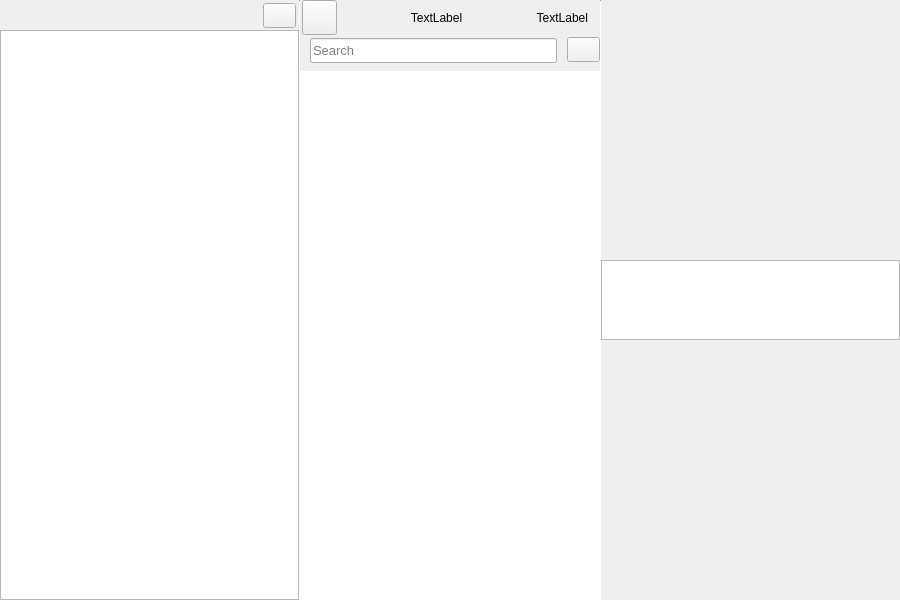
<?xml version="1.0" encoding="UTF-8"?>
<ui version="4.0">
 <class>MainWindow</class>
 <widget class="QMainWindow" name="MainWindow">
  <property name="geometry">
   <rect>
    <x>0</x>
    <y>0</y>
    <width>900</width>
    <height>600</height>
   </rect>
  </property>
  <property name="sizePolicy">
   <sizepolicy hsizetype="Preferred" vsizetype="Minimum">
    <horstretch>0</horstretch>
    <verstretch>0</verstretch>
   </sizepolicy>
  </property>
  <property name="minimumSize">
   <size>
    <width>400</width>
    <height>200</height>
   </size>
  </property>
  <property name="windowTitle">
   <string>Notes</string>
  </property>
  <property name="styleSheet">
   <string notr="true">NoteData #container {
  border: none;
  background-color: rgb(255, 255, 255);
}
NoteData #titleLabel{
  margin-left:8px;
  padding:0px;
  color: black;
}

NoteData #dateLabel{
  padding:0px;
  margin-left:7px;
  color: rgb(132, 132, 132);
}</string>
  </property>
  <property name="documentMode">
   <bool>false</bool>
  </property>
  <property name="tabShape">
   <enum>QTabWidget::Rounded</enum>
  </property>
  <widget class="QWidget" name="centralWidget">
   <property name="sizePolicy">
    <sizepolicy hsizetype="Preferred" vsizetype="Preferred">
     <horstretch>0</horstretch>
     <verstretch>0</verstretch>
    </sizepolicy>
   </property>
   <property name="styleSheet">
    <string notr="true"/>
   </property>
   <layout class="QGridLayout" name="gridLayout">
    <property name="leftMargin">
     <number>0</number>
    </property>
    <property name="topMargin">
     <number>0</number>
    </property>
    <property name="rightMargin">
     <number>0</number>
    </property>
    <property name="bottomMargin">
     <number>0</number>
    </property>
    <property name="spacing">
     <number>0</number>
    </property>
    <item row="0" column="0">
     <widget class="QFrame" name="frame">
      <property name="styleSheet">
       <string notr="true"/>
      </property>
      <property name="frameShape">
       <enum>QFrame::NoFrame</enum>
      </property>
      <property name="frameShadow">
       <enum>QFrame::Raised</enum>
      </property>
      <layout class="QVBoxLayout" name="verticalLayout_3">
       <property name="spacing">
        <number>0</number>
       </property>
       <property name="leftMargin">
        <number>0</number>
       </property>
       <property name="topMargin">
        <number>0</number>
       </property>
       <property name="rightMargin">
        <number>0</number>
       </property>
       <property name="bottomMargin">
        <number>0</number>
       </property>
       <item>
        <widget class="QSplitter" name="splitter">
         <property name="orientation">
          <enum>Qt::Horizontal</enum>
         </property>
         <property name="handleWidth">
          <number>0</number>
         </property>
         <widget class="QFrame" name="frameLeft">
          <property name="minimumSize">
           <size>
            <width>185</width>
            <height>0</height>
           </size>
          </property>
          <property name="lineWidth">
           <number>0</number>
          </property>
          <layout class="QHBoxLayout" name="horizontalLayout_2">
           <property name="spacing">
            <number>0</number>
           </property>
           <property name="leftMargin">
            <number>0</number>
           </property>
           <property name="topMargin">
            <number>0</number>
           </property>
           <property name="rightMargin">
            <number>0</number>
           </property>
           <property name="bottomMargin">
            <number>0</number>
           </property>
           <item>
            <layout class="QVBoxLayout" name="verticalLayout_2" stretch="0,0,0,0">
             <property name="spacing">
              <number>0</number>
             </property>
             <item>
              <spacer name="verticalSpacer_aboveTitleBarButtons">
               <property name="orientation">
                <enum>Qt::Vertical</enum>
               </property>
               <property name="sizeType">
                <enum>QSizePolicy::Minimum</enum>
               </property>
               <property name="sizeHint" stdset="0">
                <size>
                 <width>20</width>
                 <height>3</height>
                </size>
               </property>
              </spacer>
             </item>
             <item>
              <layout class="QHBoxLayout" name="horizontalLayout_aboveTreeView">
               <property name="spacing">
                <number>0</number>
               </property>
               <item>
                <spacer name="horizontalSpacer">
                 <property name="orientation">
                  <enum>Qt::Horizontal</enum>
                 </property>
                 <property name="sizeHint" stdset="0">
                  <size>
                   <width>40</width>
                   <height>20</height>
                  </size>
                 </property>
                </spacer>
               </item>
               <item>
                <widget class="QPushButton" name="globalSettingsButton">
                 <property name="minimumSize">
                  <size>
                   <width>33</width>
                   <height>25</height>
                  </size>
                 </property>
                 <property name="maximumSize">
                  <size>
                   <width>33</width>
                   <height>25</height>
                  </size>
                 </property>
                 <property name="cursor">
                  <cursorShape>PointingHandCursor</cursorShape>
                 </property>
                 <property name="text">
                  <string/>
                 </property>
                 <property name="autoDefault">
                  <bool>false</bool>
                 </property>
                 <property name="default">
                  <bool>false</bool>
                 </property>
                </widget>
               </item>
               <item>
                <spacer name="horizontalSpacer_2">
                 <property name="orientation">
                  <enum>Qt::Horizontal</enum>
                 </property>
                 <property name="sizeType">
                  <enum>QSizePolicy::Minimum</enum>
                 </property>
                 <property name="sizeHint" stdset="0">
                  <size>
                   <width>3</width>
                   <height>20</height>
                  </size>
                 </property>
                </spacer>
               </item>
              </layout>
             </item>
             <item>
              <spacer name="verticalSpacer_aoveTreeView">
               <property name="orientation">
                <enum>Qt::Vertical</enum>
               </property>
               <property name="sizeType">
                <enum>QSizePolicy::Minimum</enum>
               </property>
               <property name="sizeHint" stdset="0">
                <size>
                 <width>20</width>
                 <height>2</height>
                </size>
               </property>
              </spacer>
             </item>
             <item>
              <widget class="NodeTreeView" name="treeView"/>
             </item>
            </layout>
           </item>
           <item>
            <widget class="Line" name="verticalSplitterLine_left">
             <property name="sizePolicy">
              <sizepolicy hsizetype="Minimum" vsizetype="Expanding">
               <horstretch>0</horstretch>
               <verstretch>0</verstretch>
              </sizepolicy>
             </property>
             <property name="minimumSize">
              <size>
               <width>1</width>
               <height>0</height>
              </size>
             </property>
             <property name="maximumSize">
              <size>
               <width>1</width>
               <height>16777215</height>
              </size>
             </property>
             <property name="sizeIncrement">
              <size>
               <width>0</width>
               <height>0</height>
              </size>
             </property>
             <property name="orientation">
              <enum>Qt::Vertical</enum>
             </property>
            </widget>
           </item>
          </layout>
         </widget>
         <widget class="QFrame" name="frameMiddle">
          <property name="minimumSize">
           <size>
            <width>185</width>
            <height>0</height>
           </size>
          </property>
          <layout class="QHBoxLayout" name="horizontalLayout_scrollArea">
           <property name="spacing">
            <number>0</number>
           </property>
           <property name="leftMargin">
            <number>0</number>
           </property>
           <property name="topMargin">
            <number>0</number>
           </property>
           <property name="rightMargin">
            <number>0</number>
           </property>
           <property name="bottomMargin">
            <number>0</number>
           </property>
           <item>
            <layout class="QVBoxLayout" name="verticalLayout_scrollArea">
             <property name="spacing">
              <number>0</number>
             </property>
             <property name="sizeConstraint">
              <enum>QLayout::SetNoConstraint</enum>
             </property>
             <item>
              <widget class="QWidget" name="verticalSpacer_upSearchEdit2" native="true">
               <property name="sizePolicy">
                <sizepolicy hsizetype="Expanding" vsizetype="Maximum">
                 <horstretch>0</horstretch>
                 <verstretch>0</verstretch>
                </sizepolicy>
               </property>
               <layout class="QVBoxLayout" name="verticalLayout_4">
                <property name="spacing">
                 <number>0</number>
                </property>
                <property name="leftMargin">
                 <number>0</number>
                </property>
                <property name="topMargin">
                 <number>0</number>
                </property>
                <property name="rightMargin">
                 <number>0</number>
                </property>
                <property name="bottomMargin">
                 <number>0</number>
                </property>
                <item>
                 <widget class="QWidget" name="verticalSpacer_upSearchEdit" native="true">
                  <property name="sizePolicy">
                   <sizepolicy hsizetype="MinimumExpanding" vsizetype="Fixed">
                    <horstretch>0</horstretch>
                    <verstretch>0</verstretch>
                   </sizepolicy>
                  </property>
                  <property name="minimumSize">
                   <size>
                    <width>20</width>
                    <height>0</height>
                   </size>
                  </property>
                  <property name="maximumSize">
                   <size>
                    <width>16777215</width>
                    <height>0</height>
                   </size>
                  </property>
                  <property name="styleSheet">
                   <string notr="true">QWidget{
    background-color: #ffffff;
}</string>
                  </property>
                 </widget>
                </item>
                <item>
                 <layout class="QHBoxLayout" name="horizontalLayout">
                  <property name="spacing">
                   <number>0</number>
                  </property>
                  <item>
                   <spacer name="horizontalSpacer_6">
                    <property name="orientation">
                     <enum>Qt::Horizontal</enum>
                    </property>
                    <property name="sizeType">
                     <enum>QSizePolicy::Minimum</enum>
                    </property>
                    <property name="sizeHint" stdset="0">
                     <size>
                      <width>2</width>
                      <height>20</height>
                     </size>
                    </property>
                   </spacer>
                  </item>
                  <item>
                   <widget class="PushButtonType" name="toggleTreeViewButton">
                    <property name="sizePolicy">
                     <sizepolicy hsizetype="Minimum" vsizetype="Fixed">
                      <horstretch>0</horstretch>
                      <verstretch>0</verstretch>
                     </sizepolicy>
                    </property>
                    <property name="minimumSize">
                     <size>
                      <width>35</width>
                      <height>35</height>
                     </size>
                    </property>
                    <property name="maximumSize">
                     <size>
                      <width>33</width>
                      <height>35</height>
                     </size>
                    </property>
                    <property name="cursor">
                     <cursorShape>PointingHandCursor</cursorShape>
                    </property>
                    <property name="text">
                     <string/>
                    </property>
                   </widget>
                  </item>
                  <item>
                   <spacer name="horizontalSpacer_3">
                    <property name="orientation">
                     <enum>Qt::Horizontal</enum>
                    </property>
                    <property name="sizeType">
                     <enum>QSizePolicy::Minimum</enum>
                    </property>
                    <property name="sizeHint" stdset="0">
                     <size>
                      <width>10</width>
                      <height>20</height>
                     </size>
                    </property>
                   </spacer>
                  </item>
                  <item>
                   <widget class="ElidedLabel" name="listviewLabel1">
                    <property name="sizePolicy">
                     <sizepolicy hsizetype="Expanding" vsizetype="Preferred">
                      <horstretch>0</horstretch>
                      <verstretch>0</verstretch>
                     </sizepolicy>
                    </property>
                    <property name="text">
                     <string>TextLabel</string>
                    </property>
                    <property name="alignment">
                     <set>Qt::AlignCenter</set>
                    </property>
                   </widget>
                  </item>
                  <item>
                   <spacer name="horizontalSpacer_5">
                    <property name="orientation">
                     <enum>Qt::Horizontal</enum>
                    </property>
                    <property name="sizeType">
                     <enum>QSizePolicy::Minimum</enum>
                    </property>
                    <property name="sizeHint" stdset="0">
                     <size>
                      <width>10</width>
                      <height>20</height>
                     </size>
                    </property>
                   </spacer>
                  </item>
                  <item>
                   <widget class="QLabel" name="listviewLabel2">
                    <property name="text">
                     <string>TextLabel</string>
                    </property>
                    <property name="alignment">
                     <set>Qt::AlignRight|Qt::AlignTrailing|Qt::AlignVCenter</set>
                    </property>
                   </widget>
                  </item>
                  <item>
                   <spacer name="horizontalSpacer_4">
                    <property name="orientation">
                     <enum>Qt::Horizontal</enum>
                    </property>
                    <property name="sizeType">
                     <enum>QSizePolicy::Minimum</enum>
                    </property>
                    <property name="sizeHint" stdset="0">
                     <size>
                      <width>12</width>
                      <height>20</height>
                     </size>
                    </property>
                   </spacer>
                  </item>
                 </layout>
                </item>
                <item>
                 <spacer name="verticalSpacer">
                  <property name="orientation">
                   <enum>Qt::Vertical</enum>
                  </property>
                  <property name="sizeType">
                   <enum>QSizePolicy::Minimum</enum>
                  </property>
                  <property name="sizeHint" stdset="0">
                   <size>
                    <width>20</width>
                    <height>2</height>
                   </size>
                  </property>
                 </spacer>
                </item>
                <item>
                 <layout class="QHBoxLayout" name="horizontalLayout_scrollArea_3">
                  <property name="spacing">
                   <number>0</number>
                  </property>
                  <property name="leftMargin">
                   <number>0</number>
                  </property>
                  <property name="topMargin">
                   <number>0</number>
                  </property>
                  <item>
                   <spacer name="horizontalSpacer_leftSearchEdit">
                    <property name="orientation">
                     <enum>Qt::Horizontal</enum>
                    </property>
                    <property name="sizeType">
                     <enum>QSizePolicy::Minimum</enum>
                    </property>
                    <property name="sizeHint" stdset="0">
                     <size>
                      <width>10</width>
                      <height>20</height>
                     </size>
                    </property>
                   </spacer>
                  </item>
                  <item>
                   <widget class="QLineEdit" name="searchEdit">
                    <property name="sizePolicy">
                     <sizepolicy hsizetype="Preferred" vsizetype="Fixed">
                      <horstretch>0</horstretch>
                      <verstretch>0</verstretch>
                     </sizepolicy>
                    </property>
                    <property name="minimumSize">
                     <size>
                      <width>0</width>
                      <height>25</height>
                     </size>
                    </property>
                    <property name="maximumSize">
                     <size>
                      <width>16777215</width>
                      <height>22</height>
                     </size>
                    </property>
                    <property name="font">
                     <font>
                      <pointsize>10</pointsize>
                      <italic>false</italic>
                     </font>
                    </property>
                    <property name="focusPolicy">
                     <enum>Qt::StrongFocus</enum>
                    </property>
                    <property name="autoFillBackground">
                     <bool>false</bool>
                    </property>
                    <property name="styleSheet">
                     <string notr="true"/>
                    </property>
                    <property name="inputMask">
                     <string/>
                    </property>
                    <property name="text">
                     <string/>
                    </property>
                    <property name="frame">
                     <bool>true</bool>
                    </property>
                    <property name="placeholderText">
                     <string>Search</string>
                    </property>
                    <property name="cursorMoveStyle">
                     <enum>Qt::LogicalMoveStyle</enum>
                    </property>
                    <property name="clearButtonEnabled">
                     <bool>false</bool>
                    </property>
                   </widget>
                  </item>
                  <item>
                   <spacer name="horizontalSpacer_rightSearchEdit">
                    <property name="orientation">
                     <enum>Qt::Horizontal</enum>
                    </property>
                    <property name="sizeType">
                     <enum>QSizePolicy::Minimum</enum>
                    </property>
                    <property name="sizeHint" stdset="0">
                     <size>
                      <width>10</width>
                      <height>20</height>
                     </size>
                    </property>
                   </spacer>
                  </item>
                  <item>
                   <widget class="QPushButton" name="newNoteButton">
                    <property name="minimumSize">
                     <size>
                      <width>33</width>
                      <height>25</height>
                     </size>
                    </property>
                    <property name="maximumSize">
                     <size>
                      <width>33</width>
                      <height>25</height>
                     </size>
                    </property>
                    <property name="cursor">
                     <cursorShape>PointingHandCursor</cursorShape>
                    </property>
                    <property name="focusPolicy">
                     <enum>Qt::TabFocus</enum>
                    </property>
                    <property name="text">
                     <string/>
                    </property>
                    <property name="iconSize">
                     <size>
                      <width>16</width>
                      <height>16</height>
                     </size>
                    </property>
                   </widget>
                  </item>
                  <item>
                   <spacer name="horizontalSpacer_7">
                    <property name="orientation">
                     <enum>Qt::Horizontal</enum>
                    </property>
                    <property name="sizeType">
                     <enum>QSizePolicy::Minimum</enum>
                    </property>
                    <property name="sizeHint" stdset="0">
                     <size>
                      <width>0</width>
                      <height>20</height>
                     </size>
                    </property>
                   </spacer>
                  </item>
                 </layout>
                </item>
                <item>
                 <spacer name="verticalSpacer_upScrollArea">
                  <property name="orientation">
                   <enum>Qt::Vertical</enum>
                  </property>
                  <property name="sizeType">
                   <enum>QSizePolicy::Minimum</enum>
                  </property>
                  <property name="sizeHint" stdset="0">
                   <size>
                    <width>20</width>
                    <height>9</height>
                   </size>
                  </property>
                 </spacer>
                </item>
               </layout>
              </widget>
             </item>
             <item>
              <widget class="NoteListView" name="listView">
               <property name="sizePolicy">
                <sizepolicy hsizetype="Expanding" vsizetype="Minimum">
                 <horstretch>0</horstretch>
                 <verstretch>0</verstretch>
                </sizepolicy>
               </property>
               <property name="minimumSize">
                <size>
                 <width>0</width>
                 <height>0</height>
                </size>
               </property>
               <property name="baseSize">
                <size>
                 <width>20</width>
                 <height>0</height>
                </size>
               </property>
               <property name="frameShape">
                <enum>QFrame::NoFrame</enum>
               </property>
               <property name="lineWidth">
                <number>0</number>
               </property>
               <property name="verticalScrollBarPolicy">
                <enum>Qt::ScrollBarAsNeeded</enum>
               </property>
               <property name="horizontalScrollBarPolicy">
                <enum>Qt::ScrollBarAlwaysOff</enum>
               </property>
               <property name="editTriggers">
                <set>QAbstractItemView::NoEditTriggers</set>
               </property>
               <property name="showDropIndicator" stdset="0">
                <bool>false</bool>
               </property>
               <property name="selectionBehavior">
                <enum>QAbstractItemView::SelectRows</enum>
               </property>
              </widget>
             </item>
            </layout>
           </item>
           <item>
            <widget class="Line" name="verticalSplitterLine_middle">
             <property name="sizePolicy">
              <sizepolicy hsizetype="Minimum" vsizetype="Expanding">
               <horstretch>0</horstretch>
               <verstretch>0</verstretch>
              </sizepolicy>
             </property>
             <property name="minimumSize">
              <size>
               <width>1</width>
               <height>0</height>
              </size>
             </property>
             <property name="maximumSize">
              <size>
               <width>1</width>
               <height>16777215</height>
              </size>
             </property>
             <property name="sizeIncrement">
              <size>
               <width>0</width>
               <height>0</height>
              </size>
             </property>
             <property name="orientation">
              <enum>Qt::Vertical</enum>
             </property>
            </widget>
           </item>
          </layout>
         </widget>
         <widget class="QFrame" name="frameRight">
          <property name="sizePolicy">
           <sizepolicy hsizetype="Expanding" vsizetype="Expanding">
            <horstretch>0</horstretch>
            <verstretch>0</verstretch>
           </sizepolicy>
          </property>
          <property name="styleSheet">
           <string notr="true"/>
          </property>
          <layout class="QVBoxLayout" name="verticalLayout_textEdit">
           <property name="spacing">
            <number>0</number>
           </property>
           <property name="leftMargin">
            <number>0</number>
           </property>
           <property name="topMargin">
            <number>0</number>
           </property>
           <property name="rightMargin">
            <number>0</number>
           </property>
           <property name="bottomMargin">
            <number>0</number>
           </property>
           <item>
            <widget class="TagListView" name="tagListView">
             <property name="sizePolicy">
              <sizepolicy hsizetype="Expanding" vsizetype="Fixed">
               <horstretch>0</horstretch>
               <verstretch>0</verstretch>
              </sizepolicy>
             </property>
             <property name="minimumSize">
              <size>
               <width>0</width>
               <height>33</height>
              </size>
             </property>
             <property name="maximumSize">
              <size>
               <width>16777215</width>
               <height>80</height>
              </size>
             </property>
            </widget>
           </item>
          </layout>
         </widget>
        </widget>
       </item>
      </layout>
     </widget>
    </item>
   </layout>
  </widget>
 </widget>
 <layoutdefault spacing="6" margin="11"/>
 <customwidgets>
  <customwidget>
   <class>NoteListView</class>
   <extends>QListView</extends>
   <header>notelistview.h</header>
  </customwidget>
  <customwidget>
   <class>NodeTreeView</class>
   <extends>QTreeView</extends>
   <header>nodetreeview.h</header>
  </customwidget>
  <customwidget>
   <class>TagListView</class>
   <extends>QListView</extends>
   <header>taglistview.h</header>
  </customwidget>
  <customwidget>
   <class>PushButtonType</class>
   <extends>QPushButton</extends>
   <header>pushbuttontype.h</header>
  </customwidget>
  <customwidget>
   <class>ElidedLabel</class>
   <extends>QLabel</extends>
   <header location="global">elidedlabel.h</header>
  </customwidget>
 </customwidgets>
 <resources/>
 <connections/>
</ui>
